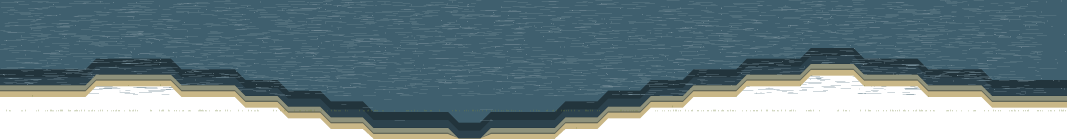
#> input picture assets/village/scene/river_a1.png, 3200 x 416 px (shown at 1/3 size)
$ python _preview_scene.py
#> lines starting #> are read from the running program, lines starting #| are printed output that depends on the picture
# -*- coding: utf-8 -*-
"""场景资产预览：把 scene/ 下的图拼成一张总览，便于目视检查。"""
import os
import sys

from PIL import Image

ROOT = os.path.abspath(os.path.join(os.path.dirname(os.path.abspath(__file__)), "..", "..", ".."))
SCENE = os.path.join(ROOT, "assets", "village", "scene")
OUT = os.path.join(ROOT, "lab")

BIG = {"river_a1.png": 0.06, "river_a2.png": 0.06, "river_a3.png": 0.06,
       "road_curved_tiles.png": 0.06, "road_straight_a3.png": 0.06,
       "field_patch_tiles.png": 0.25, "field_a2.png": 0.35, "field_a3.png": 0.35}


def main():
    os.makedirs(OUT, exist_ok=True)
    names = ["river_a1.png", "river_a2.png", "river_a3.png",
             "road_curved_tiles.png", "road_straight_a3.png",
             "dam.png", "stele.png",
             "field_patch_tiles.png", "field_a2.png", "field_a3.png",
             "well_old_a1.png", "well_old_a2.png", "well_old_a3.png",
             "tree_a1.png", "tree_a2.png", "tree_a3.png",
             "ground_a1_tiles.png", "ground_a2_tiles.png", "ground_a3_tiles.png"]
    sheet = Image.new("RGBA", (1400, 900), (40, 44, 40, 255))
    x = 20
    y = 20
    row_h = 0
    for n in names:
        p = os.path.join(SCENE, n)
        if not os.path.exists(p):
            continue
        im = Image.open(p).convert("RGBA")
#> im is the input picture: PIL image 3200x416 RGBA; mean R, G, B, A 57.4, 77.3, 84.1, 197.8
        k = BIG.get(n, 0.6)
        im = im.resize((max(1, int(im.width * k)), max(1, int(im.height * k))), Image.LANCZOS)
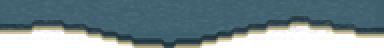
#> im: PIL image 192x24 RGBA (shown 2 times larger); mean R, G, B, A 69.7, 90, 93.4, 197.7; transparent parts drawn white
        if x + im.width > 1380:
            x = 20
            y += row_h + 14
            row_h = 0
        sheet.alpha_composite(im, (x, y))
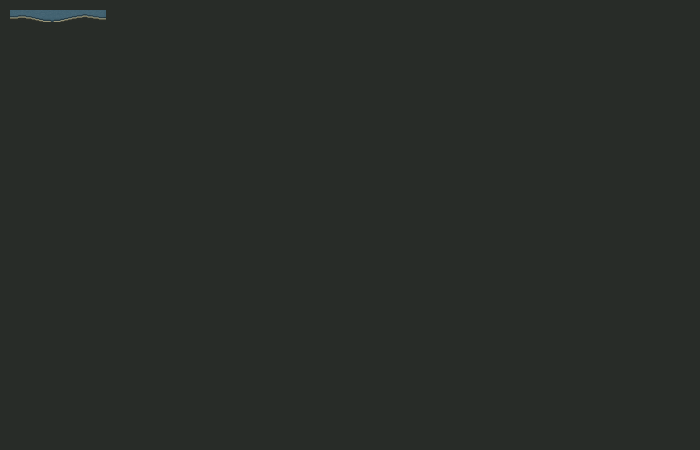
#> sheet: PIL image 1400x900 RGBA (shown at 1/2 size); mean R, G, B, A 40.1, 44.2, 40.2, 255
        x += im.width + 14
#> x = 226
        row_h = max(row_h, im.height)
#> row_h = 24
#> pass 3 of the loop in main, `for n in names:`:
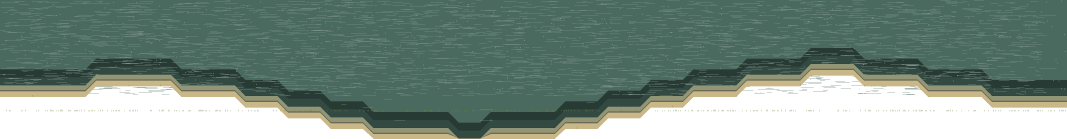
#> input picture assets/village/scene/river_a3.png, 3200 x 416 px (shown at 1/3 size)
#> in main, im is the input picture: PIL image 3200x416 RGBA; mean R, G, B, A 64.6, 84.5, 74.9, 197.8
#> in main, `im = im.resize((max(1, int(im.width * k)), max(1, int(im.height * k)))..`:
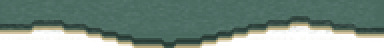
#> im: PIL image 192x24 RGBA (shown 2 times larger); mean R, G, B, A 77, 97.4, 84, 197.7; transparent parts drawn white
#> in main, `sheet.alpha_composite(im, (x, y))`:
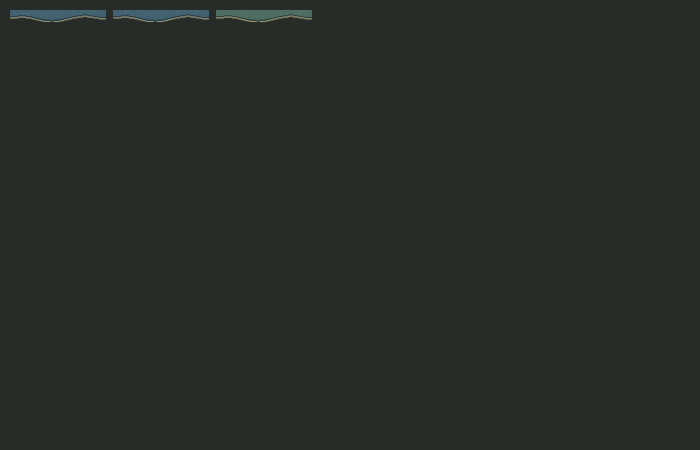
#> sheet: PIL image 1400x900 RGBA (shown at 1/2 size); mean R, G, B, A 40.3, 44.5, 40.6, 255
#> the loop made 19 passes; the first 3 are shown
    sheet = sheet.crop((0, 0, 1400, min(900, y + row_h + 20)))
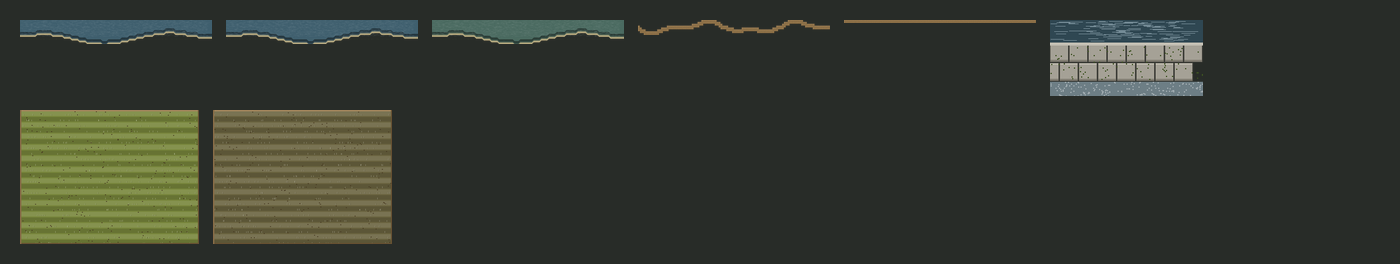
#> sheet: PIL image 1400x264 RGBA; mean R, G, B, A 53.3, 57.7, 48, 255
    out = os.path.join(OUT, "_scene_all.png")
    sheet.save(out)
    print(out)


if __name__ == "__main__":
    main()
